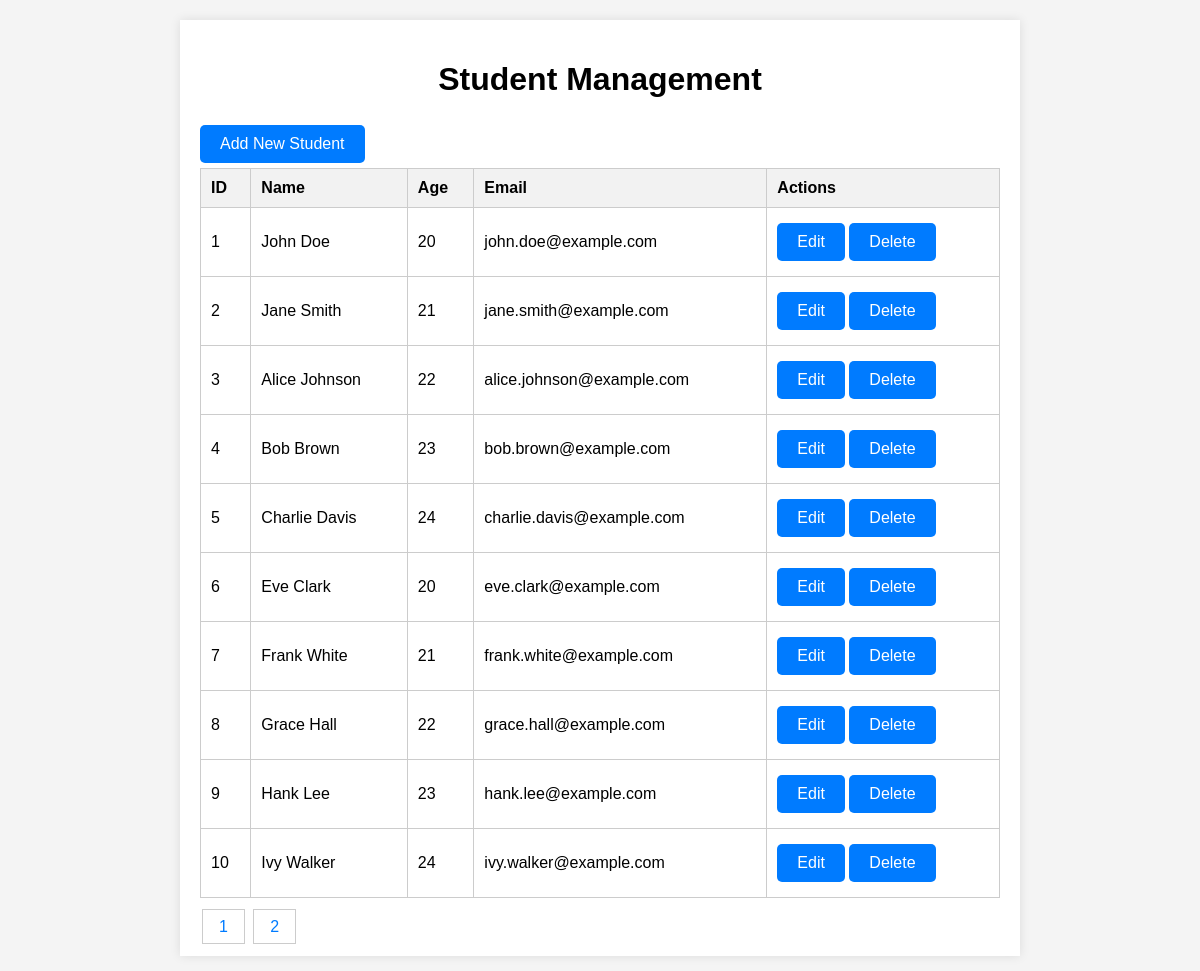
The page / on the database its author committed.
### tables this page shows
CREATE TABLE `students` (
  `id` int(11) NOT NULL,
  `name` varchar(100) NOT NULL,
  `age` int(11) NOT NULL,
  `email` varchar(100) NOT NULL
);

### index.php (the view, shortened to what this page needs)
<?php
include 'db.php';
$limit = 10;
$page = isset($_GET['page']) ? $_GET['page'] : 1;
$offset = ($page - 1) * $limit;
$sql = "SELECT COUNT(*) FROM students";
$result = $conn->query($sql);
$total_students = $result->fetch_row()[0];
$total_pages = ceil($total_students / $limit);
$sql = "SELECT * FROM students LIMIT $limit OFFSET $offset";
$result = $conn->query($sql);
?>
<!DOCTYPE html>
<html lang="en">
<head>
    <link rel="stylesheet" href="style.css">
</head>
<body>
    <div class="container">
        <h1>Student Management</h1>
        <a href="add.php" class="button">Add New Student</a>
        <table>
            <tr>
                <th>ID</th>
                <th>Name</th>
                <th>Age</th>
                <th>Email</th>
                <th>Actions</th>
            </tr>
            <?php while ($row = $result->fetch_assoc()) : ?>
                <tr>
                    <td><?php echo $row['id']; ?></td>
                    <td><?php echo $row['name']; ?></td>
                    <td><?php echo $row['age']; ?></td>
                    <td><?php echo $row['email']; ?></td>
                    <td>
                        <a href="edit.php?id=<?php echo $row['id']; ?>" class="button">Edit</a>
                        <a href="delete.php?id=<?php echo $row['id']; ?>" class="button" onclick="return confirm('Are you sure you want to delete this student?');">Delete</a>
                    </td>
                </tr>
            <?php endwhile; ?>
        </table>
        <div class="pagination">
            <?php for ($i = 1; $i <= $total_pages; $i++) : ?>
                <a href="index.php?page=<?php echo $i; ?>"><?php echo $i; ?></a>
            <?php endfor; ?>
        </div>
    </div>
</body>
</html>

### style.css (style rules this page uses)
body { font-family: Arial, sans-serif; margin: 0; padding: 20px; background-color: #f4f4f4; }
.container { max-width: 800px; margin: 0 auto; background-color: #fff; padding: 20px; box-shadow: 0 0 10px rgba(0, 0, 0, 0.1); }
h1 { text-align: center; }
table { width: 100%; border-collapse: collapse; margin-bottom: 20px; }
table, th, td { border: 1px solid #ccc; }
th, td { padding: 10px; text-align: left; }
th { background-color: #f2f2f2; }
a.button, input[type="submit"].button { display: inline-block; padding: 10px 20px; margin: 5px 0; font-size: 16px; color: #fff; background-color: #007bff; text-decoration: none; border: none; border-radius: 5px; cursor: pointer; }
.pagination a { padding: 8px 16px; margin: 0 2px; text-decoration: none; color: #007bff; border: 1px solid #ccc; }

### rows shown on the page
students: id "1", name "John Doe", age "20", email "john.doe@example.com"
students: id "2", name "Jane Smith", age "21", email "jane.smith@example.com"
students: id "3", name "Alice Johnson", age "22", email "alice.johnson@example.com"
students: id "4", name "Bob Brown", age "23", email "bob.brown@example.com"
students: id "5", name "Charlie Davis", age "24", email "charlie.davis@example.com"
students: id "6", name "Eve Clark", age "20", email "eve.clark@example.com"
students: id "7", name "Frank White", age "21", email "frank.white@example.com"
students: id "8", name "Grace Hall", age "22", email "grace.hall@example.com"
students: id "9", name "Hank Lee", age "23", email "hank.lee@example.com"
students: id "10", name "Ivy Walker", age "24", email "ivy.walker@example.com"
